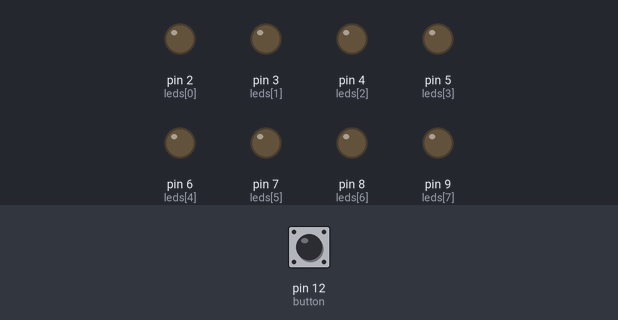
The sketch below on a simulated Arduino Uno, built with avr-gcc and run on an emulated ATmega328P. On the bench: output pins drawn as LEDs (lit = HIGH). Inputs (shaded band) come from the test bench; at power-on: pin 12 (button) HIGH.

Above: at 1.2 s.
1.3 s: pin 12 (button) pulled LOW for 0.15 s
At 1.7 s:
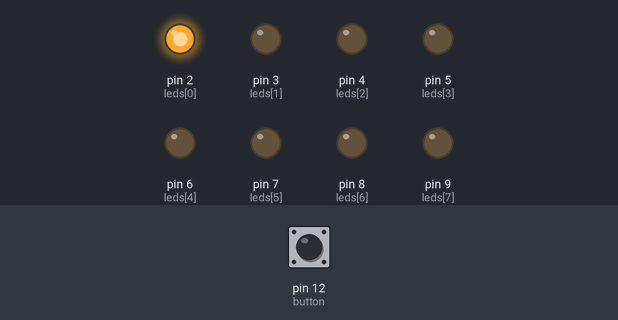
4.3 s: pin 12 (button) pulled LOW for 3.2 s
At 6.2 s:
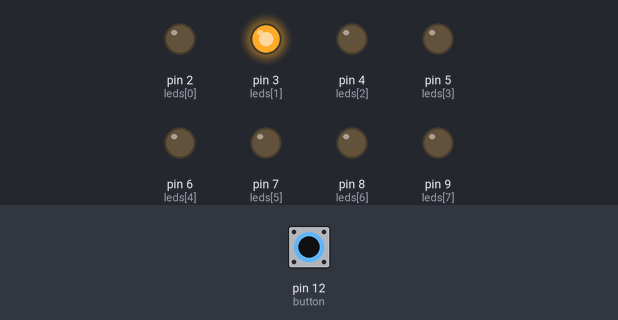
10.3 s: pin 12 (button) pulled LOW for 1 s
At 11.7 s:
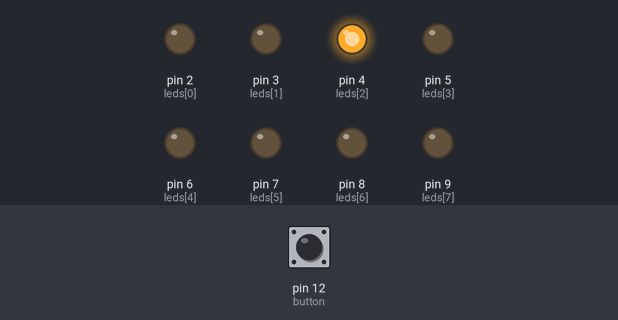
Timing chart, 0 to 15.8 s (numbered marks = the images above; inputs shaded):
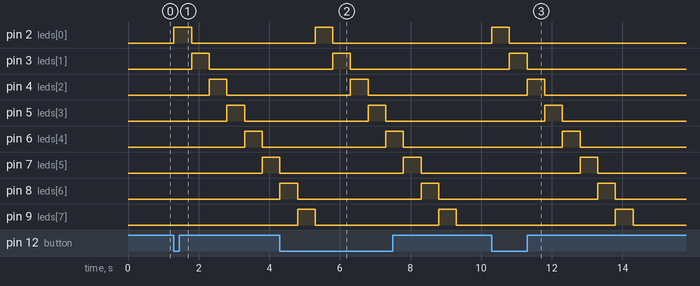

The sketch:

Lab1.ino
```cpp
const int leds[8] = {2, 3, 4, 5, 6, 7, 8, 9};
const int button = 12;

void setup() {
  for (int i = 0; i < 8; i++) {
    pinMode(leds[i], OUTPUT);
  }
  pinMode(button, INPUT_PULLUP);
}

void loop() {
  bool isClicked = !digitalRead(button);
  if (isClicked) {
    for (int i = 0; i < 8; i++) {
      digitalWrite(leds[i], HIGH);
      delay(500);
      digitalWrite(leds[i], LOW);
    }
  }
}
```

Measured:
- after the input at 1.3 s, pin 2 (leds[0]): LOW → HIGH at once, → LOW 0.50 s later; pin 3 (leds[1]): LOW → HIGH after 0.50 s, → LOW 0.50 s later; pin 4 (leds[2]): LOW → HIGH after 1.0 s, → LOW 0.50 s later; pin 5 (leds[3]): LOW → HIGH after 1.5 s, → LOW 0.50 s later; pin 6 (leds[4]): LOW → HIGH after 2.0 s, → LOW 0.50 s later
- after the input at 4.3 s, pin 2 (leds[0]): LOW → HIGH after 1.0 s, → LOW 0.50 s later; pin 3 (leds[1]): LOW → HIGH after 1.5 s, → LOW 0.50 s later; pin 4 (leds[2]): LOW → HIGH after 2.0 s, → LOW 0.50 s later; pin 5 (leds[3]): LOW → HIGH after 2.5 s, → LOW 0.50 s later; pin 6 (leds[4]): LOW → HIGH after 3.0 s, → LOW 0.50 s later
- after the input at 10.3 s, pin 2 (leds[0]): LOW → HIGH at once, → LOW 0.50 s later; pin 3 (leds[1]): LOW → HIGH after 0.50 s, → LOW 0.50 s later; pin 4 (leds[2]): LOW → HIGH after 1.0 s, → LOW 0.50 s later; pin 5 (leds[3]): LOW → HIGH after 1.5 s, → LOW 0.50 s later; pin 6 (leds[4]): LOW → HIGH after 2.0 s, → LOW 0.50 s later
- by itself, pin 8 (leds[6]), pin 9 (leds[7]): alternates HIGH for 0.50 s and LOW for 3.5 s
